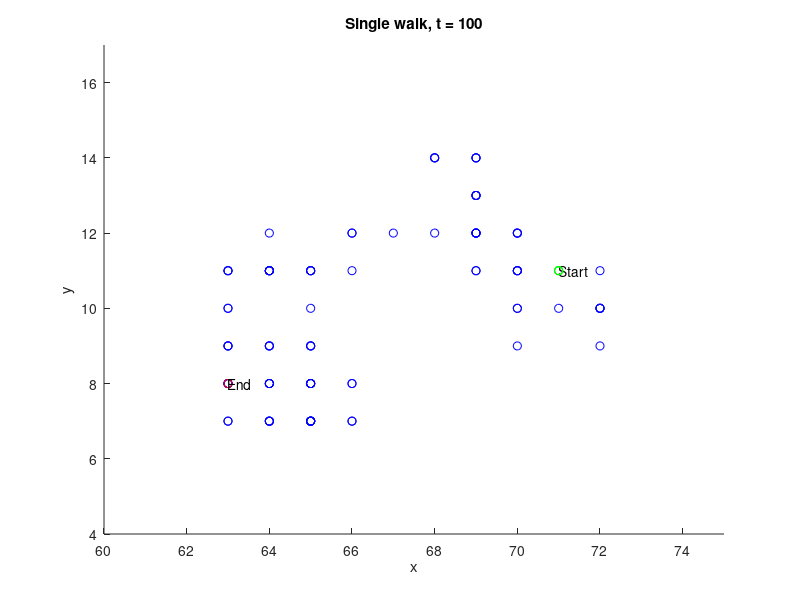

The MATLAB script that drew this image:
% -----------------Single Walk------------
timeSteps = 100;
xStart = randi([1,100], 1,1);
yStart = randi([1,100], 1,1);

x = xStart;
y = yStart;
dProb = 0.8;


%For a nice plot
xMin = xStart;
xMax = xStart;
yMin = yStart;
yMax = yStart;

figure(100);
text(x,y,'Start');
hold on
for t = 1:timeSteps
    if t == 1
        plot(x,y,'go'); %Start
    elseif t == timeSteps
        plot(x,y,'ro'); %End
        hold on
        text(x,y,'End');
    else
        if (x == xStart) && (y == yStart)
            plot(x,y,'go'); %In case its back to the start position, plot green
        else
            plot(x,y,'bo');
        end
        
    end
    hold on
    
    if x < xMin
        xMin = x;
    end
    if x > xMax
        xMax = x;
    end
    
    if y < yMin
        yMin = y;
    end
    if y > yMax
        yMax = y;
    end
    
    
    %Update position.
    %MOVE AND USE THIS IN FUNCTION LATER!
    rd = rand;
    xVel = 0;
    yVel = 0;
    
    if rd < dProb
        rDir = randi([1,4],1,1);
        switch(rDir)
            case(1) %up
                if y == 100
                    yVel = -1; %in case its at the top
                else
                    yVel = 1;
                end
            case(2) %down
                if y == 0 %.. and in case its at bot
                    yVel = 1;
                else
                    yVel = -1;
                end
            case(3) %right
                if x == 100
                    xVel = -1;
                else
                    xVel = 1;
                end
            case(4) %left
                if x == 0
                    xVel = 1;
                else
                    xVel = -1;
                end
            otherwise
                error("Bad random direction. This should be impossible.");
        end
    end
    x = x + xVel;
    y = y + yVel;
end
axis([(xMin-3) (xMax + 3) (yMin - 3) (yMax + 3)]);
title('Single walk, t = 100')
xlabel('x')
ylabel('y')